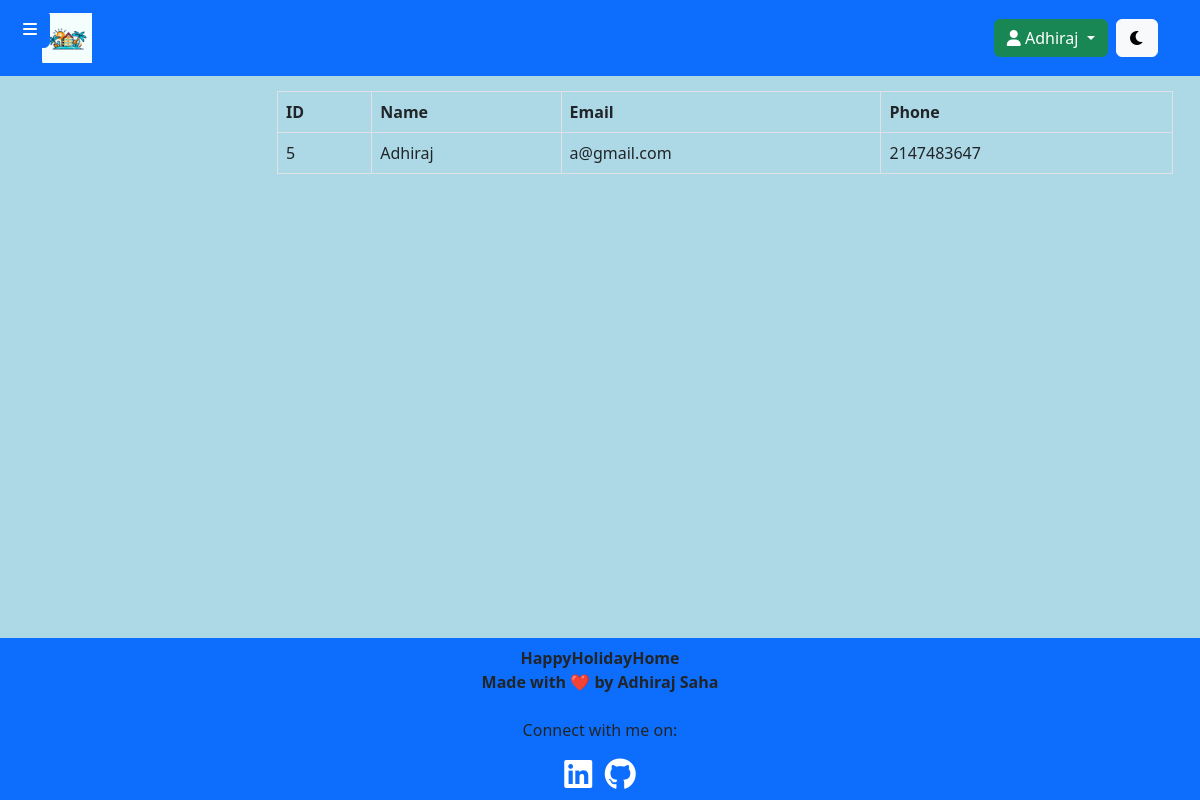
/admin/view_users.php (signed in), run on an earlier commit of the app's database.
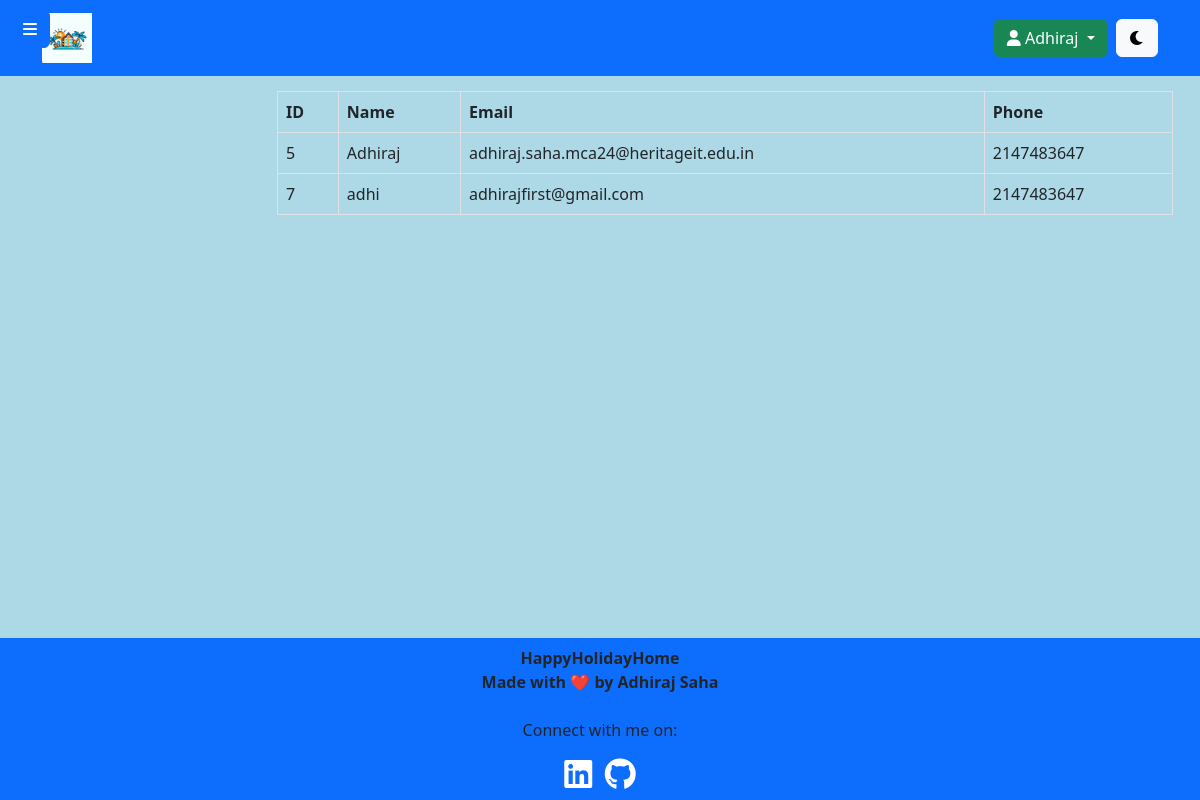
And on a later commit of the database.
### tables this page shows
CREATE TABLE `users` (
  `user_id` int(255) NOT NULL,
  `name` varchar(255) NOT NULL,
  `email` varchar(255) NOT NULL,
  `phone` int(20) NOT NULL,
  `password` varchar(255) NOT NULL
);

### admin/view_users.php (the view, shortened to what this page needs)
<?php
include("../inc/db.php");
$sqlUsers = "SELECT user_id, name, email, phone FROM users";
$resultUsers = $con->query($sqlUsers);
if ($resultUsers->num_rows > 0) {
    $users = $resultUsers->fetch_all(MYSQLI_ASSOC);
} else {
    $users = array();
}
?>
<!DOCTYPE html>
<html lang="en">
<head>
    <link href="https://cdn.jsdelivr.net/npm/bootstrap@5.3.1/dist/css/bootstrap.min.css" rel="stylesheet">
    <link rel="stylesheet" href="https://cdnjs.cloudflare.com/ajax/libs/font-awesome/6.0.0-beta3/css/all.min.css">
    <link rel="stylesheet" href="assets/css/view_users.css">
</head>
<body>
    <?php include("inc/admin_header.php"); ?>
    <button id="toggle-sidebar" class="btn btn-primary">
        <i class="fas fa-bars"></i>
    </button>
    <main class="main-content">
        <div class="container-fluid">
            <div class="table-responsive">
                <table class="table table-bordered">
                    <thead>
                        <tr>
                            <th>ID</th>
                            <th>Name</th>
                            <th>Email</th>
                            <th>Phone</th>
                        </tr>
                    </thead>
                    <tbody>
                        <?php foreach ($users as $user) : ?>
                            <tr>
                                <td><?php echo $user['user_id']; ?></td>
                                <td><?php echo $user['name']; ?></td>
                                <td><?php echo $user['email']; ?></td>
                                <td><?php echo $user['phone']; ?></td>
                            </tr>
                        <?php endforeach; ?>
                    </tbody>
                </table>
            </div>
        </div>
    </main>
    <footer class="navbar navbar-expand-lg navbar-dark bg-primary footer" style="position: absolute; bottom: 0; width: 100%;">
        <div class="container d-flex flex-column align-items-center">
            <div class="footer-info text-center">
                <p style="font-weight: bold; margin: auto;">HappyHolidayHome
                    <br>Made with ❤️ by Adhiraj Saha</p>
                <br>
                <p>Connect with me on:</p>
                <a href="https://www.linkedin.com/in/adhirajsaha" target="_blank" rel="noopener noreferrer">
                    <i class="fa-brands fa-2x fa-linkedin" style="color: #ffffff;"></i>
                </a>
                <a href="https://github.com/adhirajcs" target="_blank" rel="noopener noreferrer">
                    <i class="fa-brands fa-2x fa-github" style="color: #ffffff;"></i>
                </a>
            </div>
        </div>
    </footer>
</body>
</html>

### admin/inc/admin_header.php (shortened to what this page needs)
<nav class="navbar navbar-expand-lg navbar-dark bg-primary">
    <div class="container">
        <a class="navbar-brand" href="../users/index.php">
            <img src="../assets/img/logo.jpg" alt="HappyHolidayHome" class="website-icon" style="max-width: 50px;">
        </a>
        <ul class="navbar-nav ml-auto">
            <li class="nav-item">
                <?php
                if (isset($_SESSION['admin_loggedin']) && $_SESSION['admin_loggedin']) {
                ?>
                    <div class="dropdown">
                        <button class="btn btn-success dropdown-toggle" type="button" id="userDropdown" data-bs-toggle="dropdown" aria-haspopup="true" aria-expanded="false">
                            <i class="fas fa-user"></i> <?php echo $_SESSION['admin_name']; ?>
                        </button>
                    </div>
                <?php
                } else {
                    $currentPage = basename($_SERVER['PHP_SELF']);
                    $loginText = ($currentPage === 'admin_login.php') ? 'SIGNUP' : 'LOGIN';
                    $loginPage = ($currentPage === 'admin_login.php') ? 'admin_signup.php' : 'admin_login.php';
                    echo '<a class="btn btn-success" href="' . $loginPage . '">' . $loginText . '</a>';
                }
                ?>
            </li>
            <li class="nav-item">
                <button id="themeToggle" class="btn btn-light ml-auto">
                    <i id="darkModeIcon" class="fa-solid fa-moon"></i>
                </button>
            </li>
        </ul>
    </div>
</nav>

### admin/assets/css/view_users.css (style rules this page uses)
body { background-color: lightblue; }
#toggle-sidebar { position: fixed; top: 10px; left: 10px; z-index: 999; }
.main-content { margin-left: 250px; padding: 15px; }
body .table>:not(caption)>*>* { background: none !important; }
body .table { --bs-table-color: none; }

What changed in the data, as far as the page shows it:
changed users "Adhiraj": email "a@gmail.com" → "adhiraj.saha.mca24@heritageit.edu.in"
added users: user_id "7", name "adhi", email "adhirajfirst@gmail.com", phone "2147483647"
